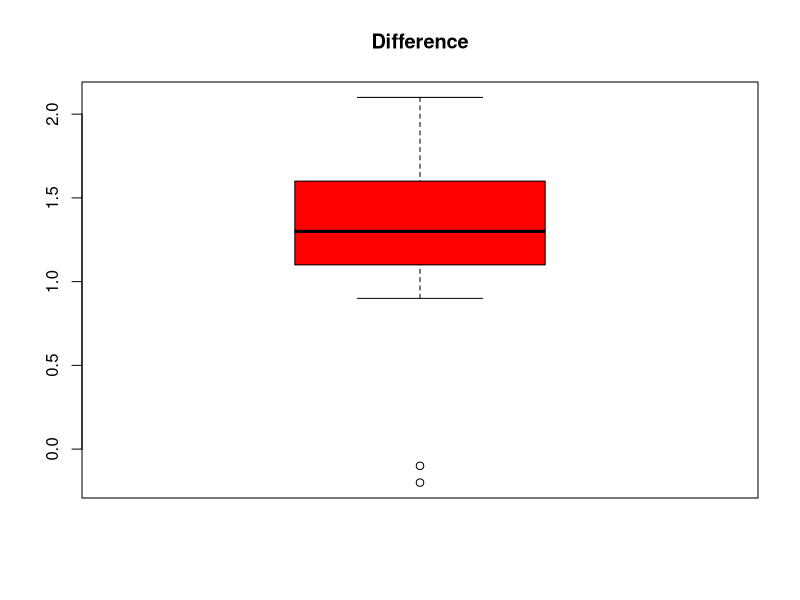
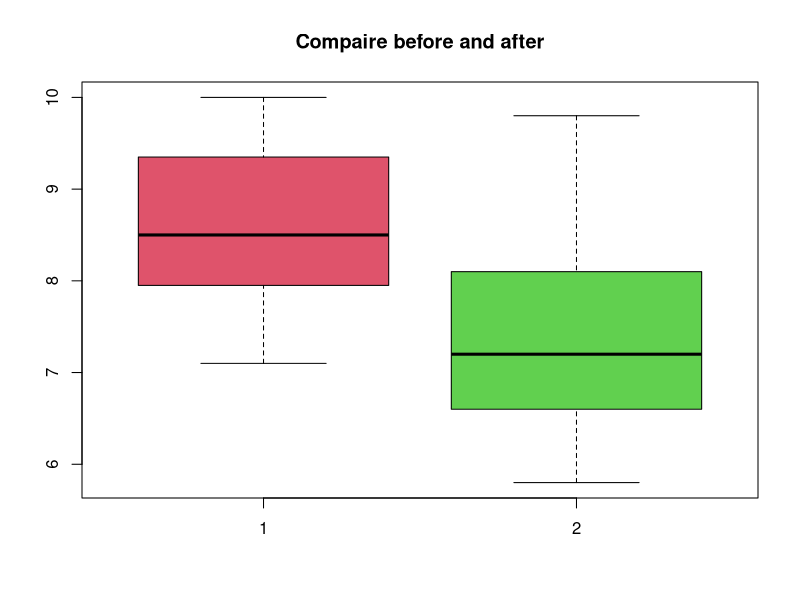

The R source for these figures, in order:
# In a clinical trial of a cholesterol-lowering agent, 15 patients’ cholesterol (in
# mmol L−1
# ) was measured before treatment and 3 weeks after starting treatment.
# Data is listed in the following table:

"../Images/Day_1/3.PNG"

# 3.1)
# What is the median of the cholesterol measurements for the patients before
# treatment, and similarly after treatment?

before <- c(9.1, 8.0, 7.7, 10.0, 9.6, 7.9, 9.0, 7.1, 8.3, 9.6, 8.2, 9.2, 7.3, 8.5, 9.5)
after <- c(8.2, 6.4, 6.6, 8.5, 8.0, 5.8, 7.8, 7.2, 6.7, 9.8, 7.1, 7.7, 6.0, 6.6, 8.4)

quantile(before, type = 2) # median = 8.5
quantile(after, type = 2)
summary(before)
summary(after)

# 3.2)
# Find the standard deviations of the cholesterol measurements of the patients before and after treatment

sd(before)  #  0.9023778
sd(after) # 1.090129

# 3.3)
# Find the sample covariance between cholesterol measurements of the patients before and after treatment.

cov(before, after) # 0.7964286

# 3.4)
# Find the sample correlation between cholesterol measurements of the patients before and after treatment

cor(before, after) # 0.8096188

# 3.5
# Compute the 15 differences (Dif = Before − After) and do various summary statistics and plotting of these:
# sample mean, sample variance, sample standard deviation, boxplot etc

difference <- c(9.1 - 8.2, 8.0 - 6.4, 7.7-6.6, 10-8.5, 9.6-8, 7.9-5.8, 9.0-7.8, 7.1-7.2, 8.3-6.7, 9.6-9.8, 8.2-7.1, 9.2-7.7, 7.3-6, 8.5-6.6, 9.5-8.4)
mean(difference) # 1.2
var(difference) # 0.41
sd(difference) # 0.64
boxplot(difference, col="red", main="Difference")
boxplot(list(before, after), col=2:3, main="Compaire before and after")

# 3.6)
# Observing such data the big question is whether an average decrease in
# cholesterol level can be “shown statistically”. How to formally answer
# this question is presented in Chapter 3, but consider now which summary
# statistics and/or plots would you look at to have some idea of what the
# answer will be?

# Jeg går ud fra at at differencen mellem før og efter gennemsnitligt er blevet 1.2 mindre, hvilket jo er godt.